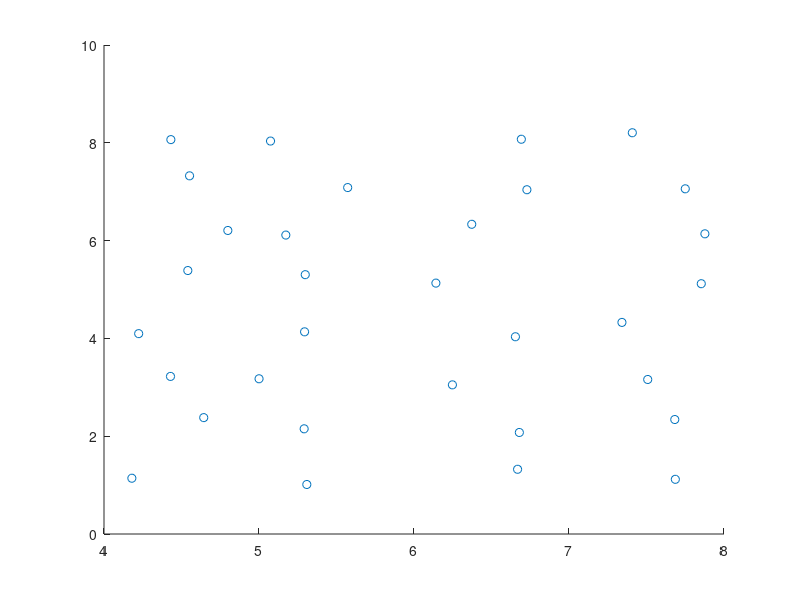
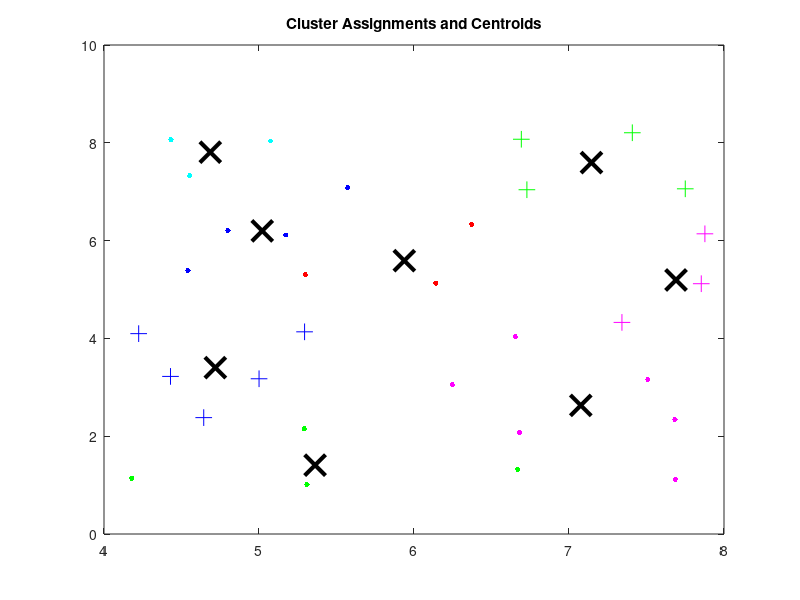

Recreate these plots in MATLAB, in order. (Note: this script raises an error after producing the figures.)
[X,Y] = meshgrid(4:1:7,1:1:8)

X = X(:) + .9*rand(length(X(:)),1);
Y = Y(:) + .4*rand(length(X(:)),1);

figure; scatter(X,Y)

Z = [X,Y]; 

%%
k = 8;
opts = statset('Display','final');
[idx,C] = kmeans(Z,k,'Distance','sqeuclidean',...
    'Replicates',5,'Options',opts);

%%
figure;
styles = {'b.','g.','r.','c.','m.','m+','b+','g+'};
for i_cluster = 1:k
    plot(Z(idx==i_cluster,1),Z(idx==i_cluster,2),styles{i_cluster},'MarkerSize',12)
    hold on
end
plot(C(:,1),C(:,2),'kx',...
     'MarkerSize',15,'LineWidth',3) 
title 'Cluster Assignments and Centroids'
hold off



labels = equal_group_kmeans(Z, 8, 1000);
figure;
gscatter(Z(:,1),Z(:,2),labels);

%%
%try with kory's equal groups

% labels = cluster_equal_groups(Z, 8, 4);
% figure;
% gscatter(Z(:,1),Z(:,2),labels);


% for i=1:8 
% 	members(i) = length(find(labels==i));
% end

% members
